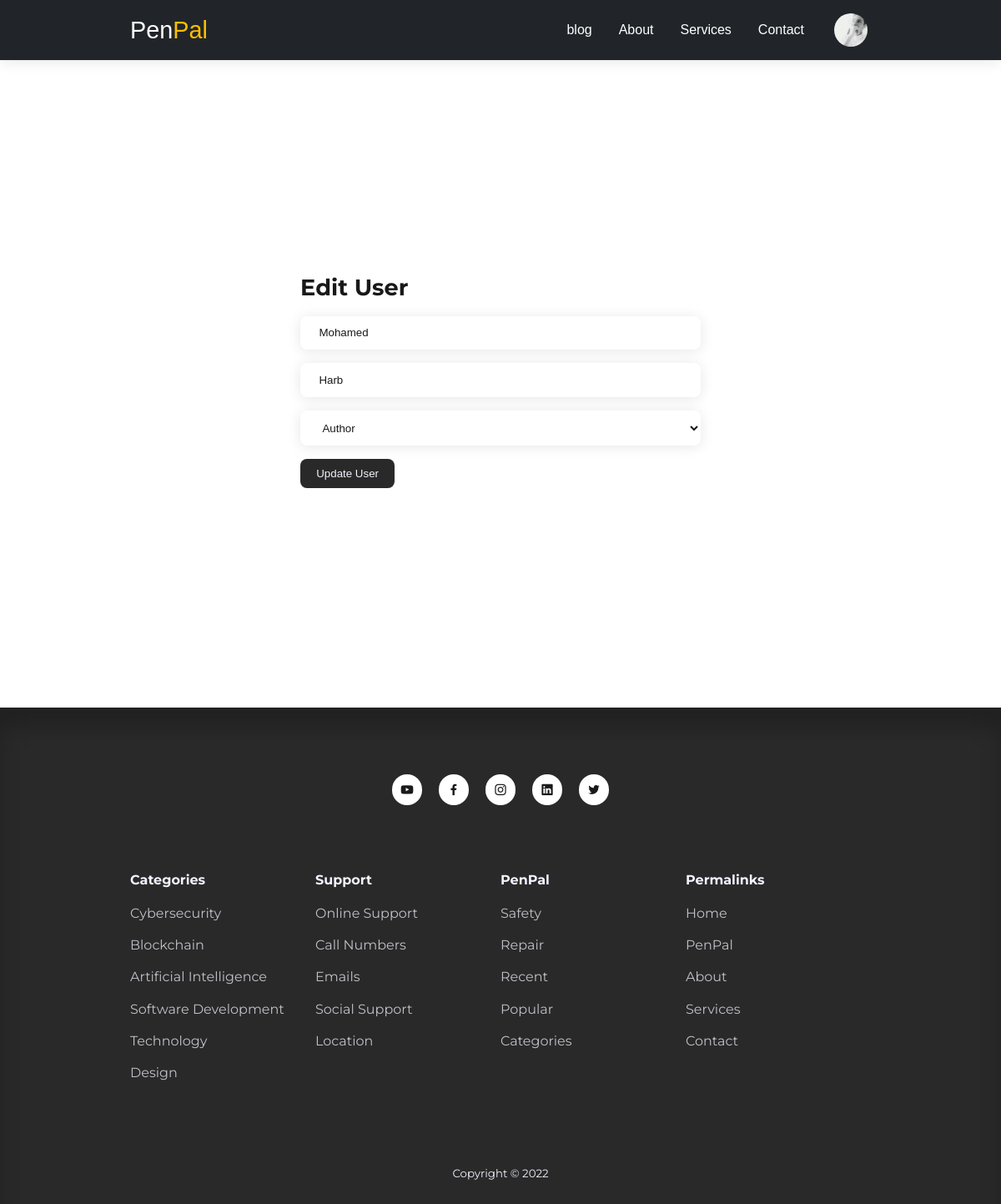
The app's page /admin/edit-user.php?id=74 (signed in) with its own data.
### tables this page shows
CREATE TABLE `users` (
  `id` int(11) UNSIGNED NOT NULL,
  `firstname` varchar(50) NOT NULL,
  `lastname` varchar(50) NOT NULL,
  `username` varchar(50) NOT NULL,
  `email` varchar(100) NOT NULL,
  `password` varchar(255) NOT NULL,
  `avatar` varchar(255) NOT NULL,
  `is_admin` tinyint(1) NOT NULL
);

### admin/edit-user.php (the view, shortened to what this page needs)
<?php
  include 'partials/header.php';
  if(isset($_GET['id'])){
    $id=filter_var($_GET['id'] , FILTER_SANITIZE_NUMBER_INT);
    $query= "SELECT * FROM users WHERE id=$id";
    $result=mysqli_query($connection  , $query);
    $user=mysqli_fetch_assoc($result);
  }else{
    header('locatio:' . ROOT_URL . 'admin/manage-users.php');
    die();
  }
?>
    <section class="form__section">
      <div class="container form__section-container">
        <h2>Edit User</h2>
        <form action="<?=ROOT_URL?>admin/edit-user-logic.php"  method="POST">
          <input type="text" name="firstname" value="<?= $user['firstname']?>"placeholder="First Name" />
          <input type="text" name="lastname" value="<?= $user['lastname']?>" placeholder="Last Name" />
          <select name="userrole">
            <option value="0">Author</option>
          </select>
          <button type="submit"name="submit"class="btn">Update User</button>
        </form>
      </div>
    </section>
  <?php
  include '../partials/footer.php';
  ?>

### admin/partials/header.php (shortened to what this page needs)
<?php
require 'config/database.php';
if (isset($_SESSION['user-id'])) {
  $id = filter_var($_SESSION['user-id'], FILTER_SANITIZE_NUMBER_INT);
  $query = "SELECT avatar FROM users WHERE id=$id";
  $result = mysqli_query($connection, $query);
  $avatar = mysqli_fetch_assoc($result);
}
?>
<!DOCTYPE html>
<html lang="en">
<head>
  <link rel="stylesheet" href="<?= ROOT_URL ?>css/style.css" />
  <link rel="stylesheet" href="https://unicons.iconscout.com/release/v4.0.0/css/line.css" />
</head>
<body>
  <nav>
    <div class="container nav__container">
      <a href="<?= ROOT_URL ?>" class="nav__logo">EGPenPal</a>
      <ul class="nav__items">
        <li><a href="<?= ROOT_URL ?>PenPal.php">blog</a></li>
        <li><a href="<?= ROOT_URL ?>about.php">About</a></li>
        <li><a href="<?= ROOT_URL ?>services.php">Services</a></li>
        <li><a href="<?= ROOT_URL ?>contact.php">Contact</a></li>
        <?php if (isset($_SESSION['user-id'])) : ?>
          <li class="nav__profile">
            <div class="avatar">
              <img src="<?= ROOT_URL . 'images/' . $avatar['avatar'] ?>">
            </div>
          </li>
      </ul>
    <?php else : ?>
      <li><a href="<?= ROOT_URL ?>signin.php">Signin</a></li>
    <?php endif ?>
    </div>
  </nav>

### css/style.css (style rules this page uses)
:root { --color-primary: #712cf9; --color-primary-light: hsl(242, 91%, 69%, 18%); --color-primary-variant: #5854c7; --color-red: #da0f3f; --color-red-light: hsl(346, 87%, 46%, 15%); --color-green: #00c476; --color-green-light: hsl(156, 100%, 38%, 15%); --color-gray-900: #1e1e66; --color-gray-700: #2d2b7c; --color-gray-300: rgba(242, 242, 254, 0.3); --color-gray-200: rgba(242, 242, 254, 0.7); --color-white: #f2f2fe; --color-black: #191919; --color-black-700: #292929; --color-bg: rgba(255, 255, 255, 1); --transition: all 300ms ease; --container-width-lg: 74%; --container-width-md: 88%; --form-width: 40%; --card-border-radius-1: 0.3rem; --card-border-radius-2: 0.5rem; --card-border-radius-3: 0.8rem; --card-border-radius-4: 2rem; --card-border-radius-5: 5rem; }
* { margin: 0; padding: 0; outline: 0; border: 0; appearance: 0; list-style: none; text-decoration: none; box-sizing: border-box; }
body { font-family: "Montserrat", sans-serif; line-height: 1.6; color: var(--color-black); overflow-x: hidden; background: var(--color-bg); font-size: 1rem; }
.container { width: var(--container-width-lg); max-width: 1800px; margin-inline: auto; }
section { margin-top: 3rem; width: 100vm; }
h1, h2, h3, h4, h5 { color: var(--color-black); line-height: 1.3; }
h2 { font-size: 1.7rem; margin: 1rem 0; }
a { color: var(--color-black); transition: var(--transition); }
img { display: block; width: 100%; object-fit: cover; transition: 0.3s; }
nav { background: #212529; width: 100%; height: 4.5rem; position: fixed; top: 0; left: 0; z-index: 10; box-shadow: 0 0.1rem 1rem rgba(0, 0, 0, 0.1); }
.nav__container { height: 100%; display: flex; align-items: center; justify-content: space-between; }
.avatar { width: 3rem; height: 3rem; border-radius: 50%; overflow: hidden; border: 0.3rem solid transparent; }
.nav__logo { font-size: 0px; font-weight: 500; font-family: sans-serif; color: #ffffff; text-align: center; animation: fadeIn 1s ease-in-out; display: flex; align-items: center; }
.nav__logo:before { content: "Pen"; font-size: 1.8rem; font-weight: 500; flex-grow: 1; color: white; }
.nav__logo:after { content: "Pal"; font-size: 1.8rem; font-weight: 500; flex-grow: 1; color: #ffbf00; }
.nav__items { display: flex; align-items: center; gap: 2rem; }
.nav__items a { color: #ffffff; font-family: Arial, Helvetica, sans-serif; padding: 0 0 16px; font-weight: 400; }
.nav__profile { position: relative; cursor: pointer; }
.btn { display: inline-block; width: fit-content; padding: 0.6rem 1.2rem; background-color: var(--color-black-700); border-radius: var(--card-border-radius-2); cursor: pointer; transition: var(--transition); color: var(--color-white); box-sizing: border-box; }
.form__section { display: grid; place-items: center; height: 100vh; }
.form__section-container { width: var(--form-width); }
form { display: flex; flex-direction: column; gap: 1rem; }
input, textarea, select { padding: 0.8rem 1.4rem; background: var(--color-bg); border-radius: var(--card-border-radius-2); resize: none; color: var(--color-black); box-shadow: 0 0.1rem 1rem rgba(0, 0, 0, 0.1); font-weight: 500; }

### records on screen
users: avatar (picture)
users: firstname "Mohamed", lastname "Harb"
